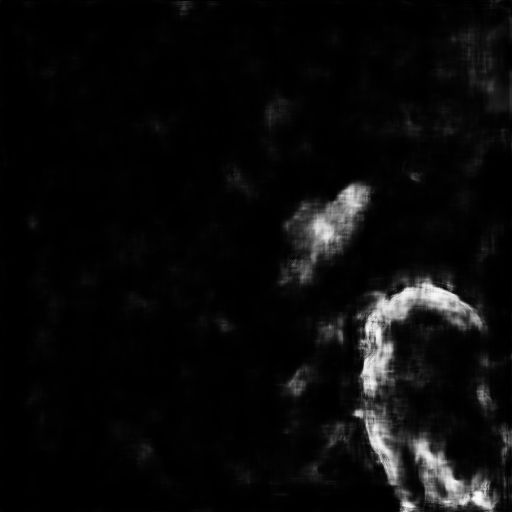
#> input picture data/test/00000_0tamper_13999_0_20_None.png, 512 x 512 px
$ python -i utility.py   (imports and definitions only)   (older library calls are emulated)
#> lines starting #> are read from the running program, lines starting #| are printed output that depends on the picture; after the words box and inside, x2 and y2 are one past the last pixel; in counts of white or black regions, pixels touching at a corner belong together
#> further down, picture is the input picture: shape (512, 512, 3); min 0, max 252, mean 10.9
# =============================================================
# This file contains helper functions and classes
#
# Mushfiqul Alam, 2017
#
# Report bugs/suggestions:
#   mushfiqulalam@gmail.com
# =============================================================

import png
import numpy as np
import scipy.misc
import math
from scipy import signal        # for convolutions
from scipy import ndimage       # for n-dimensional convolution
from scipy import interpolate

# =============================================================
# function: imsave
#   save image in image formats
#   data:   is the image data
#   output_dtype: output data type
#   input_dtype: input data type
#   is_scale: is scaling needed to go from input data type to output data type
# =============================================================
# [95 lines left out: function imsave, not called in this run]


# =============================================================
# class: helpers
#   a class of useful helper functions
# =============================================================
class helpers:
    def __init__(self, data=None, name="helper"):
        self.data = np.float32(data)
        self.name = name

    # [294 lines left out: functions get_width_height, bayer_channel_separation, bayer_channel_integration, shuffle_bayer_pattern, sigma_filter_helper, bilinear_interpolation and 5 more, not called in this run]

    def sobel_prewitt_direction_label(self, gradient_magnitude, theta, threshold=0):

        direction_label = np.zeros(np.shape(gradient_magnitude), dtype=np.float32)

        theta = np.asarray(theta)
        # vertical
        mask = ((theta >= -22.5) & (theta <= 22.5))
        direction_label[mask] = 3.

        # +45 degree
        mask = ((theta > 22.5) & (theta <= 67.5))
        direction_label[mask] = 2.

        # -45 degree
        mask = ((theta < -22.5) & (theta >= -67.5))
        direction_label[mask] = 4.

        # horizontal
        mask = ((theta > 67.5) & (theta <= 90.)) | ((theta < -67.5) & (theta >= -90.))
        direction_label[mask] = 1.

        gradient_magnitude = np.asarray(gradient_magnitude)
        mask = gradient_magnitude < threshold
        direction_label[mask] = 0.

        return direction_label

    # [45 lines left out: functions edge_wise_median, nonuniform_quantization, not called in this run]


    def __str__(self):
        return self.name


# =============================================================
# function: distance_euclid
#   returns Euclidean distance between two points
# =============================================================
def distance_euclid(point1, point2):
    return math.sqrt((point1[0] - point2[0])**2 + (point1[1]-point2[1])**2)


# =============================================================
# class: special_functions
#   pass input through special functions
# =============================================================
class special_function:
    def __init__(self, data, name="special function"):
        self.data = np.float32(data)
        self.name = name

    # [147 lines left out: functions soft_coring, distortion_function, bilateral_filter, not called in this run]


# =============================================================
# class: synthetic_image_generate
#   creates sysnthetic images for different purposes
# =============================================================
class synthetic_image_generate:
    # [23 lines left out: functions __init__, create_lens_shading_correction_images, not called in this run]

    def create_zone_plate_image(self):
        pass

    def create_color_gradient_image(self):
        pass

    # [4 lines left out: function create_random_noise_image, not called in this run]

    def create_noisy_image(self, data, mean=0, standard_deviation=1, seed=0, clip_range=[0, 65535]):
        # Adds normally distributed noise to the data
        return np.clip(data + self.create_random_noise_image(mean, standard_deviation, seed), clip_range[0], clip_range[1])


# =============================================================
# class: create_filter
#   creates different filters, generally 2D filters
# =============================================================
class create_filter:
    def __init__(self, name="filter"):
        self.name = name

    # [44 lines left out: functions gaussian, gaussian_separable, not called in this run]

    def sobel(self, kernel_size):
        # Returns the Sobel filter kernels Sx and Sy

        Sx = .25 * np.dot([[1.], [2.], [1.]], [[1., 0., -1.]])

        if (kernel_size > 3):

            n = np.int(np.floor((kernel_size - 5) / 2 + 1))

            for i in range(0, n):

                Sx = (1./16.) * signal.convolve2d(np.dot([[1.], [2.], [1.]], [[1., 2., 1.]]), Sx)

        Sy = np.transpose(Sx)

        return Sx, Sy

    def __str__(self):
        return self.name


# =============================================================
# class: color_conversion
#   color conversion from one color space to another
# =============================================================
class color_conversion:
    def __init__(self, data, name="color conversion"):
        self.data = np.float32(data)
        self.name = name

    # [207 lines left out: functions rgb2gray, rgb2ycc, ycc2rgb, rgb2xyz, xyz2rgb, xyz2lab and 3 more, not called in this run]

    def __str__(self):
        return self.name


# =============================================================
# class: edge_detection
#   detect edges in an image
# =============================================================
class edge_detection:
    def __init__(self, data, name="edge detection"):
#> called with name = 'edge detection'
        self.data = np.float32(data)
        self.name = name

    def sobel(self, kernel_size=3, output_type="all", threshold=0., clip_range=[0, 65535]):

#> called with kernel_size = 3, output_type = 'all', threshold = 0
        Sx, Sy = create_filter().sobel(kernel_size)

        # Gradient in x direction: Gx
        # Gradient in y direction: Gy
        if np.ndim(self.data) > 2:

            Gx = np.empty(np.shape(self.data), dtype=np.float32)
            Gy = np.empty(np.shape(self.data), dtype=np.float32)

            for dimension_idx in range(0, np.shape(self.data)[2]):
                Gx[:, :, dimension_idx] = signal.convolve2d(self.data[:, :, dimension_idx], Sx, mode="same", boundary="symm")
                Gy[:, :, dimension_idx] = signal.convolve2d(self.data[:, :, dimension_idx], Sy, mode="same", boundary="symm")
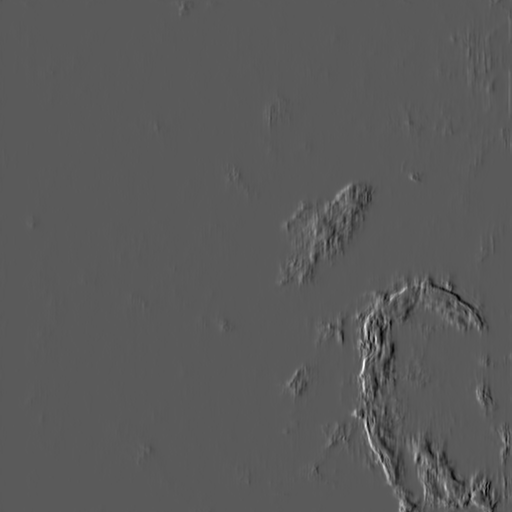
#> Gx: shape (512, 512, 3) float32; min -111.8, max 203, mean 0; drawn with min black and max white
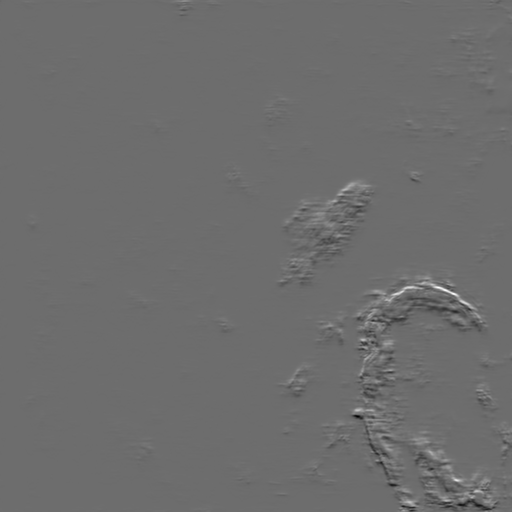
#> Gy: shape (512, 512, 3) float32; min -138.8, max 184.8, mean 0; drawn with min black and max white

        elif np.ndim(self.data) == 2:
            Gx = signal.convolve2d(self.data, Sx, mode="same", boundary="symm")
            Gy = signal.convolve2d(self.data, Sy, mode="same", boundary="symm")

        else:
            print("Warning! Data dimension must be 2 or 3.")

        # Gradient magnitude
        G = np.power(np.power(Gx, 2) + np.power(Gy, 2), .5)

        if (output_type == "gradient_magnitude"):
            return G

        # Gradient angle
        theta = np.arctan(np.divide(Gy, Gx)) * 180. / np.pi
#> theta: shape (512, 512, 3) float32; 32.63% of the values are NaN or infinite; the others: min -90, max 90, mean -0.0889

        if (output_type == "gradient_magnitude_and_angle"):
            return G, theta

        # Change the threshold according to the clip_range's maximum value
        threshold = threshold * clip_range[1]

        # calculating if the edge is a strong edge
        is_edge = np.zeros(np.shape(self.data), dtype=np.int)
        mask = G > threshold
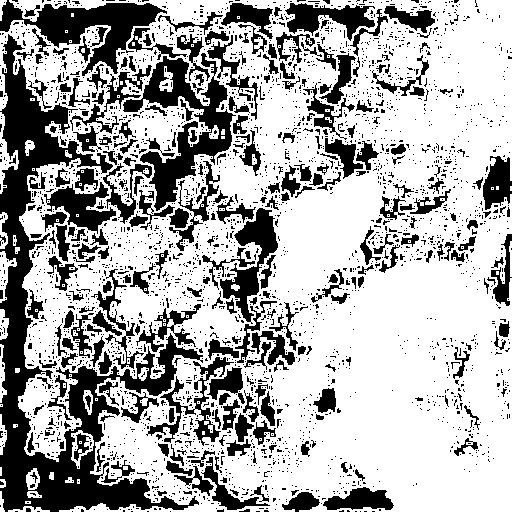
#> mask: shape (512, 512, 3) bool; 67.4% white; 3412 black regions (3128 under 20 px), largest, box (x1, y1, x2, y2) and area: (0, 34, 203, 512) 21232, (123, 53, 236, 211) 5593, (0, 0, 167, 76) 4584
        is_edge[mask] = 1

        if (output_type == "is_edge"):
            return is_edge


        # Edge direction label
        temp = np.asarray(theta)
        direction_label = np.zeros(np.shape(self.data), dtype=np.float32)

        if np.ndim(self.data > 2):
            for i in range(0, np.shape(self.data)[2]):
                direction_label[:, :, i] = helpers().sobel_prewitt_direction_label(G[:, :, i], theta[:, :, i], threshold)
#> this loop made 3 passes
#> pass 1, in sobel_prewitt_direction_label, `theta = np.asarray(theta)`:
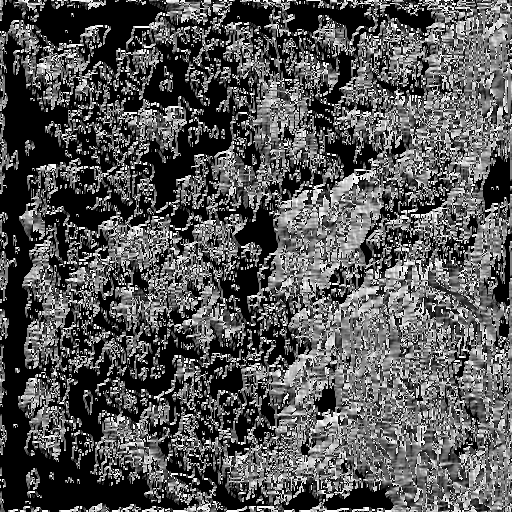
#> theta: shape (512, 512) float32; 32.63% of the values are NaN or infinite; the others: min -90, max 90, mean -0.0889; drawn with min black, max white, NaN and infinite black
#> pass 1, in sobel_prewitt_direction_label, `mask = ((theta > 22.5) & (theta <= 67.5))`:
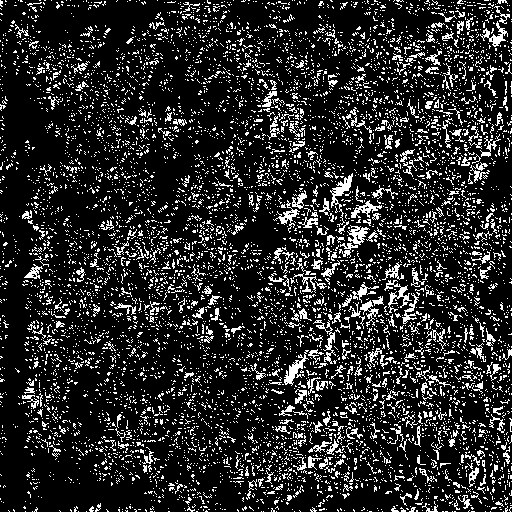
#> mask: shape (512, 512) bool; 16.1% white in thin lines or dots
#> pass 1, in sobel_prewitt_direction_label, `mask = ((theta < -22.5) & (theta >= -67.5))`:
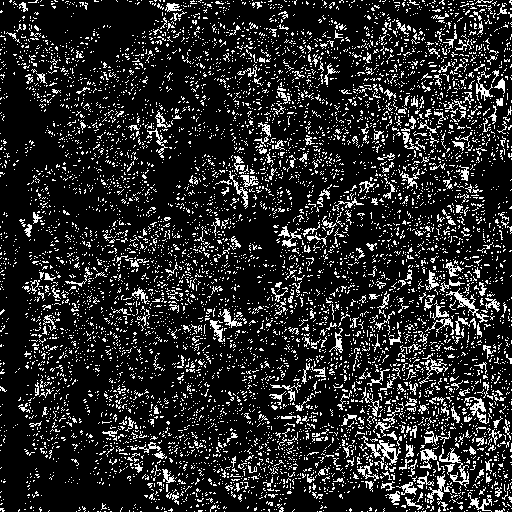
#> mask: shape (512, 512) bool; 15.7% white in thin lines or dots
#> after the loop:
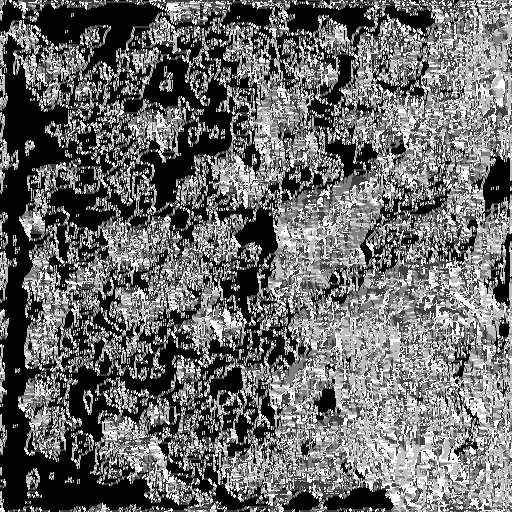
#> direction_label: shape (512, 512, 3) float32; min 0, max 4, mean 1.68; drawn with min black and max white
        else:
            direction_label = helpers().sobel_prewitt_direction_label(G, theta, threshold)

        if (output_type == "all"):
            return G, Gx, Gy, theta, is_edge, direction_label


    def __str__(self):
        return self.name

>>> import cv2
>>> picture = cv2.cvtColor(cv2.imread('test/00000_0tamper_13999_0_20_None.png'), cv2.COLOR_BGR2RGB)
>>> result = edge_detection(picture).sobel()
#> result = 6 items

$ run again, on data/test/00000_0tamper_13999_3_18_None.png
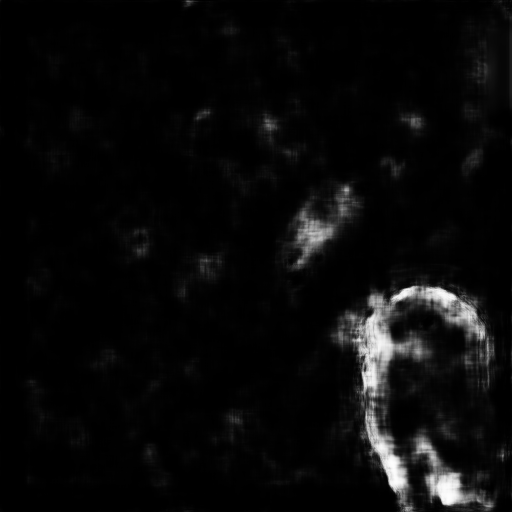
#> input picture data/test/00000_0tamper_13999_3_18_None.png, 512 x 512 px
#> picture is the input picture: shape (512, 512, 3); min 0, max 253, mean 9.8
#> in sobel, `mask = G > threshold`:
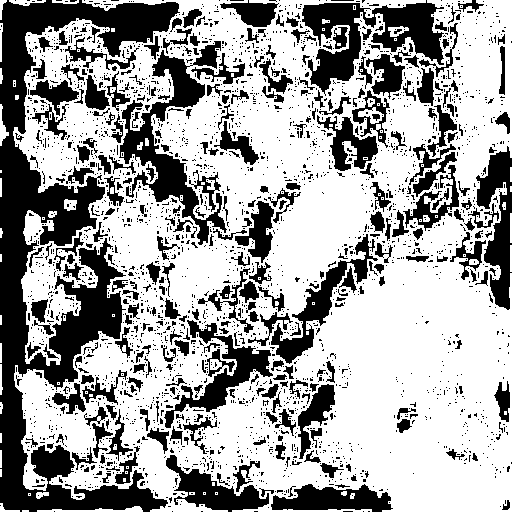
#> mask: shape (512, 512, 3) bool; 63.8% white; 3098 black regions (2785 under 20 px), largest, box (x1, y1, x2, y2) and area: (0, 0, 180, 512) 28556, (119, 41, 227, 245) 5654, (302, 0, 444, 96) 5576
#> after the loop in sobel, `for i in range(0, np.shape(self.data)[2]):`:
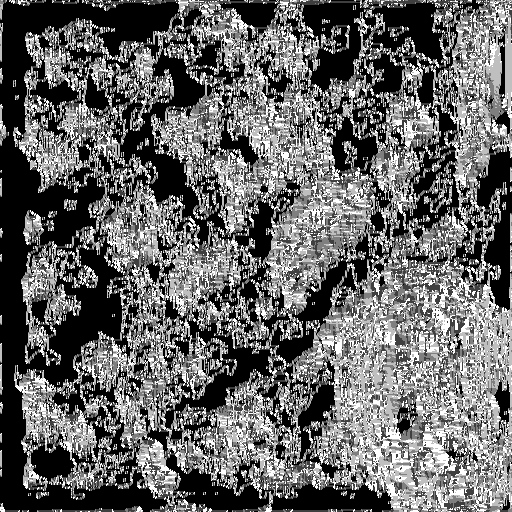
#> direction_label: shape (512, 512, 3) float32; min 0, max 4, mean 1.61; drawn with min black and max white
#> result = 6 items
